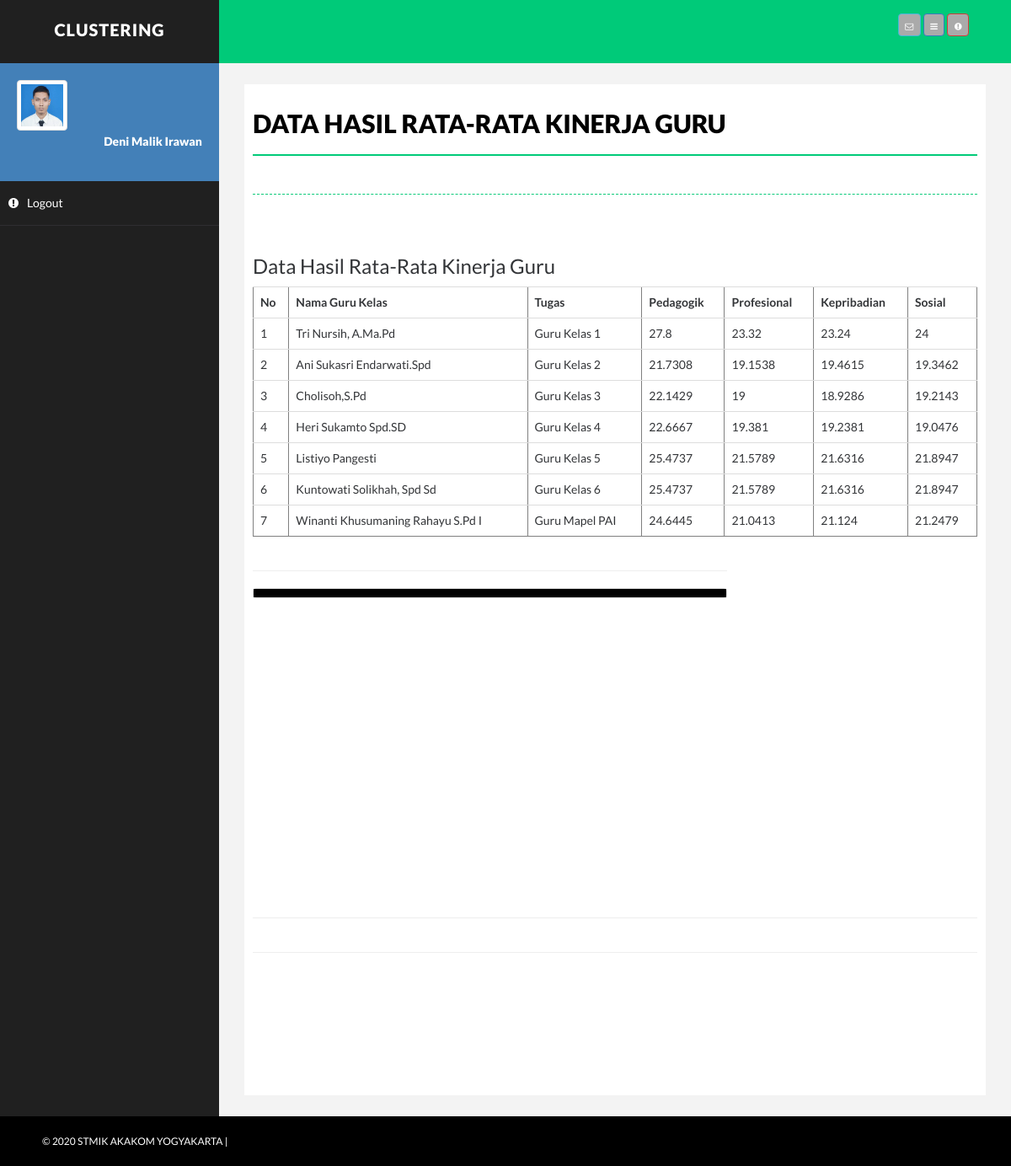
Page /hitung_tampil.php on the committed database.
### tables this page shows
CREATE TABLE `kasus` (
  `idk` int(11) NOT NULL,
  `nama` varchar(30) NOT NULL,
  `kharga` float NOT NULL,
  `kmenu` float NOT NULL,
  `kfasilitas` float NOT NULL,
  `kjam` float NOT NULL,
  `set_sementara` varchar(10) NOT NULL,
  `tugas` varchar(100) NOT NULL
);

### hitung_tampil.php (the view, shortened to what this page needs)
<!DOCTYPE html>
<html xmlns="http://www.w3.org/1999/xhtml">
<head>
    <link href="assets/css/bootstrap.css" rel="stylesheet" />
    <link href="assets/css/font-awesome.css" rel="stylesheet" />
    <link href="assets/css/basic.css" rel="stylesheet" />
    <link href="assets/css/custom.css" rel="stylesheet" />
</head>
<body>
    <div id="wrapper">
        <nav class="navbar navbar-default navbar-cls-top " role="navigation" style="margin-bottom: 0">
            <div class="navbar-header">
                <a class="navbar-brand" href="">Clustering</a>
            </div>
            <div class="header-right">
                <a href="gambar.php" class="btn btn-info" title="Gambar"><b> </b><i class="fa fa-envelope-o fa-2x"></i></a>
                <a href="kalender.php" class="btn btn-primary" title="Calendar"><b></b><i class="fa fa-bars fa-2x"></i></a>
                <a href="video.php" class="btn btn-danger" title="Video"><i class="fa fa-exclamation-circle fa-2x"></i></a>
            </div>
        </nav>
<?php
include"menu.php";
?>
<head>
</head>
        <div id="page-wrapper">
          <div id="page-inner">
                <div class="row">
                    <div class="col-md-12">
                        <h1 class="page-head-line">Data Hasil Rata-Rata Kinerja Guru</h1>
                      <h1 class="page-subhead-line"></h1>
                    </div>
                </div>
</head>
<!DOCTYPE html>
<html>
<head>
<link rel="stylesheet" type="text/css" href="style.css">
</head>
<body>
	<br/>
	<h3>Data Hasil Rata-Rata Kinerja Guru</h3>
	<table border="1" class="table">
		<tr>
			<th>No</th>
			<th>Nama Guru Kelas</th>
			<th>Tugas</th>
			<th>Pedagogik</th>
			<th>Profesional</th>
			<th>Kepribadian</th>
			<th>Sosial</th>
		</tr>
		<?php
		$query_mysql = mysql_query("SELECT * FROM kasus")or die(mysql_error());
		$nomor = 1;
        while($data = mysql_fetch_array($query_mysql)){
		?>
		<tr>
<td><?php echo $nomor++; ?></td>
<td><?php echo $data['tugas']; ?></td>
<td><?php echo $data['nama']; ?></td>
<td><?php echo $data['kharga']; ?></td>
<td><?php echo $data['kmenu']; ?></td>
<td><?php echo $data['kfasilitas']; ?></td>
<td><?php echo $data['kjam']; ?></td>
		</tr>
		<?php } ?>
	</table>
</body>
</html>
            <div class="row">
              <div class="col-md-8">
                        <hr />
                        <div class="panel panel-default">
                            <div id="carousel-example" class="carousel slide" data-ride="carousel" style="border: 5px solid #000;">
                                <ol class="carousel-indicators">
                                    <li data-target="#carousel-example" data-slide-to="0" class="active"></li>
                                    <li data-target="#carousel-example" data-slide-to="1"></li>
                                    <li data-target="#carousel-example" data-slide-to="2"></li>
                                </ol>
                            </div>
                        </div>
                </div>
                </div>
            <div class="row">
              <div class="col-md-8">
                        <br />
                        <div class="embed-responsive embed-responsive-16by9">
                          <p>&nbsp;</p>
                          <p>&nbsp;</p>
                        </div>
                </div>
                </div>
                <hr />
                <hr />
                <div class="row" style="padding-bottom: 100px; `"></div>
            </div>
        </div>
    </div>
    <div id="footer-sec">
        &copy; 2020 STMIK AKAKOM YOGYAKARTA |
    </div>
</body>
</html>

### assets/css/basic.css (style rules this page uses)
body { font-family: 'Open Sans', sans-serif; line-height:25px; }
#wrapper { width: 100%; background: #202020; }
#page-wrapper { padding: 15px 15px; min-height: 600px; background: #F3F3F3; }
#page-inner { width: 100%; margin: 10px 20px 10px 0px; background-color: #fff!important; padding: 10px; min-height: 1200px; }
.page-head-line { font-size: 30px; text-transform: uppercase; color: #000; font-weight: 800; padding-bottom: 20px; border-bottom: 2px solid #00CA79; margin-bottom: 10px; }
.page-subhead-line { font-size: 14px; padding-top: 5px; padding-bottom: 20px; font-style:italic; margin-bottom:30px; border-bottom:1px dashed #00CA79; }
.navbar-cls-top .navbar-brand { color: #fff; background: #202020; width: 260px; text-align: center; height: 75px; font-size: 20px; letter-spacing: 1px; font-weight: 900; padding-top: 25px; text-transform:uppercase; }
.header-right { color: #fff; padding: 15px 50px 5px 50px; float: right; font-size: 16px; }
.navbar-cls-top { background: #00CA79; border-bottom: none; }
.navbar-default { border: 0px solid black; }
.navbar-header { background: #000000; }
#footer-sec { background-color:#000; padding:20px 50px; color:#fff; font-size:12px; }
@media (min-width:768px) { #page-wrapper { margin: 0 0 0 260px; padding: 15px 30px; min-height: 1200px; } }
@media (min-width:768px) { .navbar { border-radius: 0px; } }

### Chart/samples/style.css (style rules this page uses)
body, html { color: #333538; font-family: 'Lato', sans-serif; line-height: 1.6; padding: 0; margin: 0; }
a { color: #f27173; text-decoration: none; }
.btn { background-color: #aaa; border-radius: 4px; color: white; padding: 0.25rem 0.75rem; }
.btn .fa { font-size: 1rem; }

### rows in the picture
kasus: tugas "Tri Nursih, A.Ma.Pd", nama "Guru Kelas 1", kharga "27.8", kmenu "23.32", kfasilitas "23.24", kjam "24"
kasus: tugas "Ani Sukasri Endarwati.Spd", nama "Guru Kelas 2", kharga "21.7308", kmenu "19.1538", kfasilitas "19.4615", kjam "19.3462"
kasus: tugas "Cholisoh,S.Pd", nama "Guru Kelas 3", kharga "22.1429", kmenu "19", kfasilitas "18.9286", kjam "19.2143"
kasus: tugas "Heri Sukamto Spd.SD", nama "Guru Kelas 4", kharga "22.6667", kmenu "19.381", kfasilitas "19.2381", kjam "19.0476"
kasus: tugas "Listiyo Pangesti", nama "Guru Kelas 5", kharga "25.4737", kmenu "21.5789", kfasilitas "21.6316", kjam "21.8947"
kasus: tugas "Kuntowati Solikhah, Spd Sd", nama "Guru Kelas 6", kharga "25.4737", kmenu "21.5789", kfasilitas "21.6316", kjam "21.8947"
kasus: tugas "Winanti Khusumaning Rahayu S.Pd I", nama "Guru Mapel PAI", kharga "24.6445", kmenu "21.0413", kfasilitas "21.124", kjam "21.2479"
